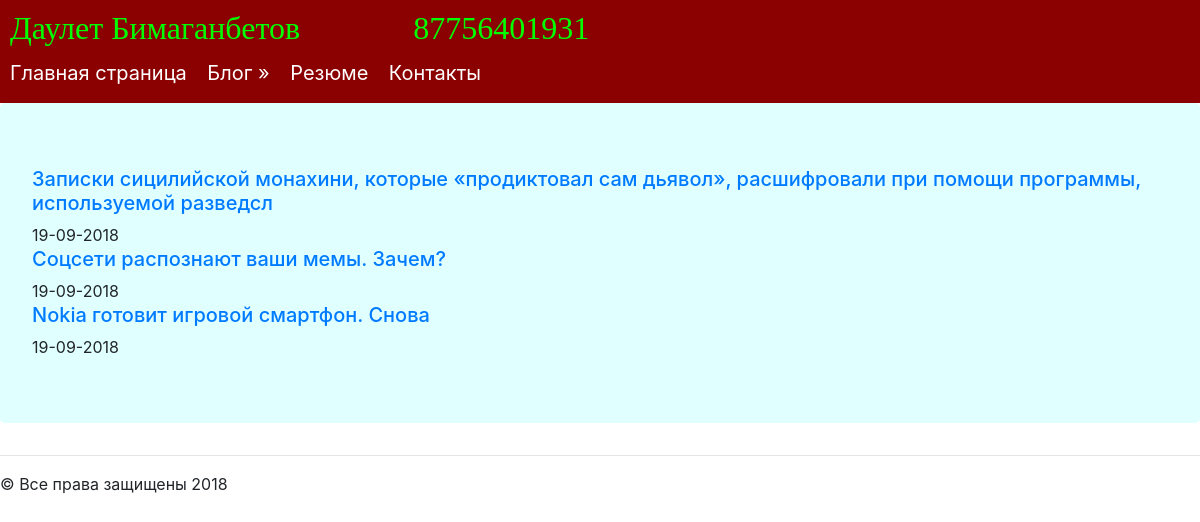
Page /news/ on the committed database.
### news/models.py (models this page shows, shortened)
class Articles(models.Model):
    title = models.CharField(max_length = 120)
    body = models.TextField()
    date = models.DateTimeField()

### news/templates/news/posts.html
{% extends "mainApp/wrapper.html" %}
{% block content %}
  {% for post in object_list %}
    <a href="/news/{{post.id}}"><h5>{{post.title}}</h5></a>
    <h7>{{post.date|date:"d-m-Y"}}</h7>
  {% endfor %}
{% endblock %}

### rows in the picture
Articles: title "Записки сицилийской монахини, которые «продиктовал сам дьявол», расшифровали при помощи программы, используемой разведсл", date "19-09-2018"
Articles: title "Соцсети распознают ваши мемы. Зачем?", date "19-09-2018"
Articles: title "Nokia готовит игровой смартфон. Снова", date "19-09-2018"
